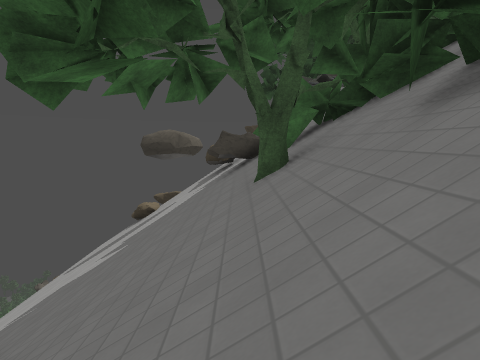
[1] (above)

24 first-person views from a walk through a 3-D level made in the Godot game engine. The camera is 1.2 m above the floor, tilts 4° down and sees 70° across. The floor is counted in squares, 2 m on a side. Each view is taken from the middle of a square. On the plan, view 1 faces up. The plan holds only what a view shows up to about 10 squares ahead; the rest is blank. The place goes on beyond the plan. Surface patterns are stand-ins for the level's own textures.

[2]
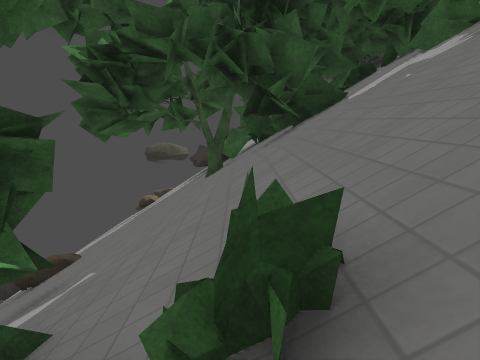

[3]
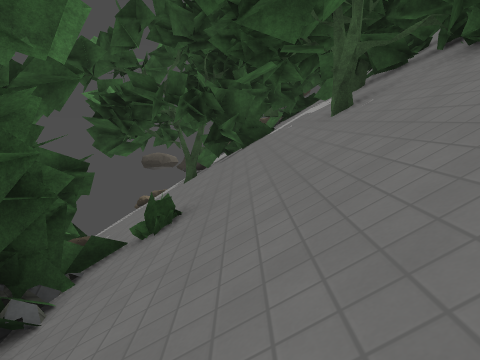

[4]
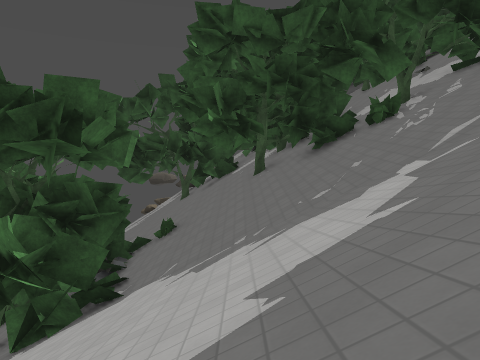

[5]
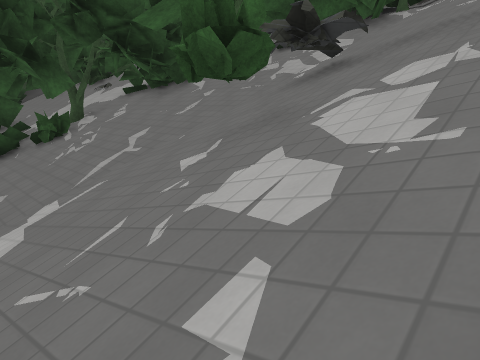

[6]
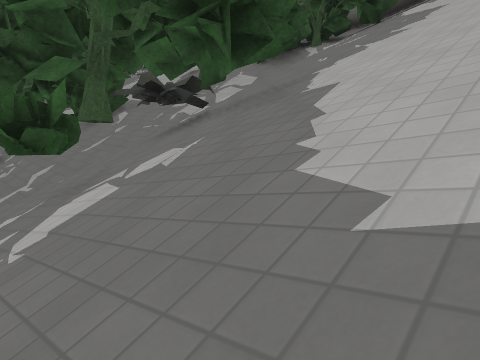

[7]
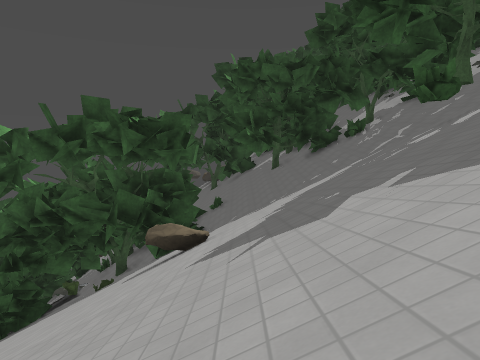

[8]
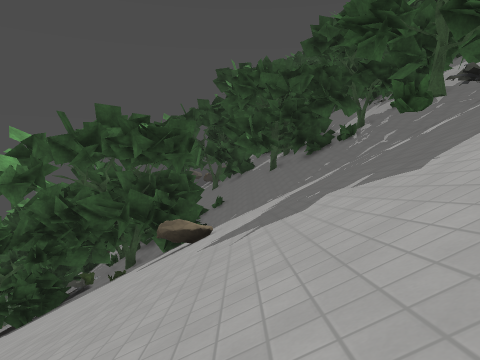

[9]
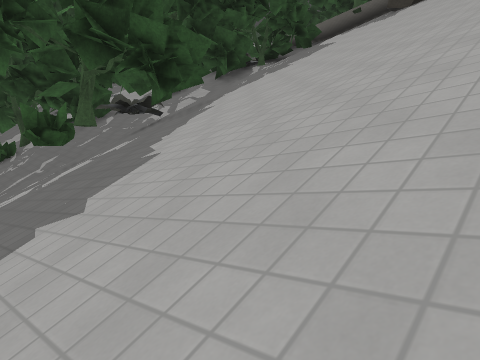

[10]
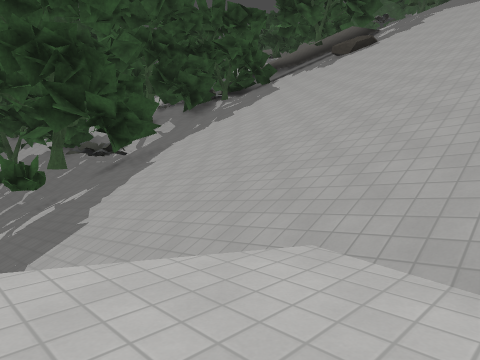

[11]
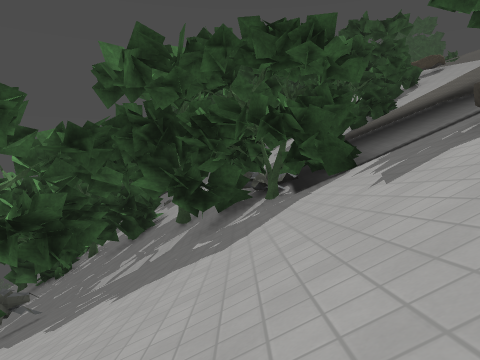

[12]
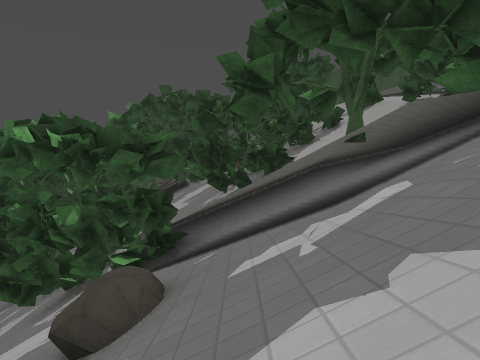

[13]
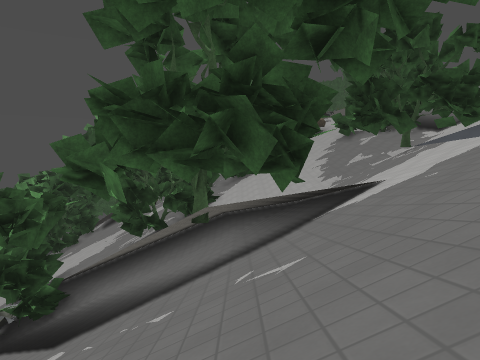

[14]
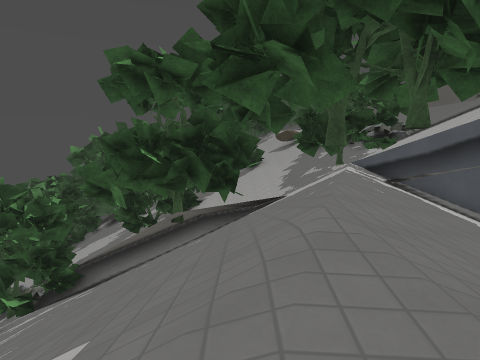

[15]
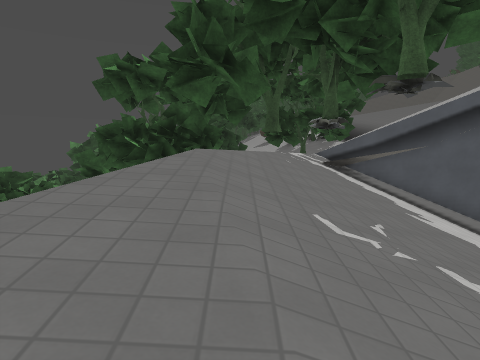

[16]
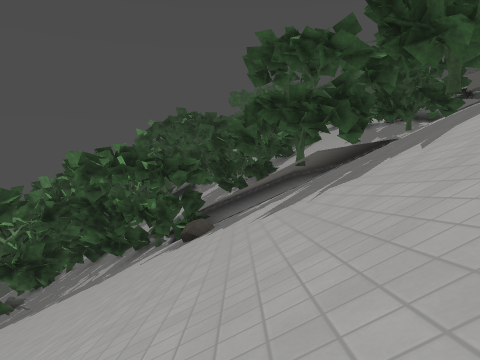

[17]
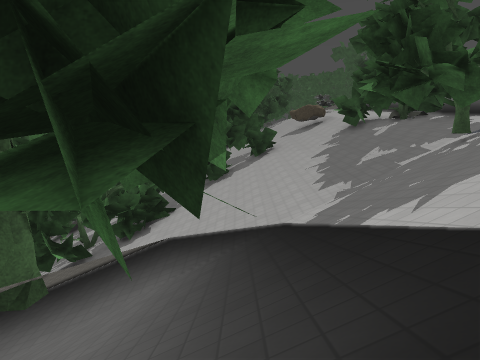

[18]
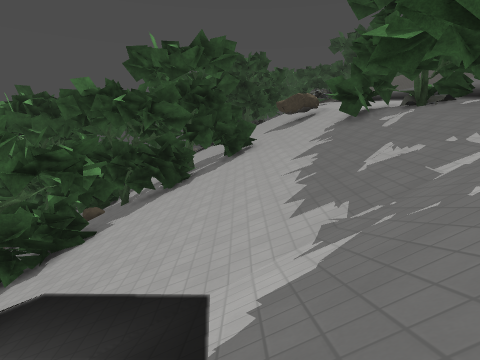

[19]
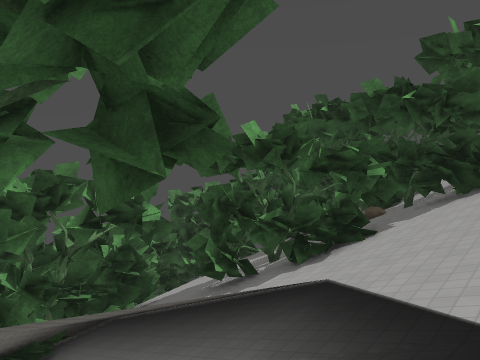

[20]
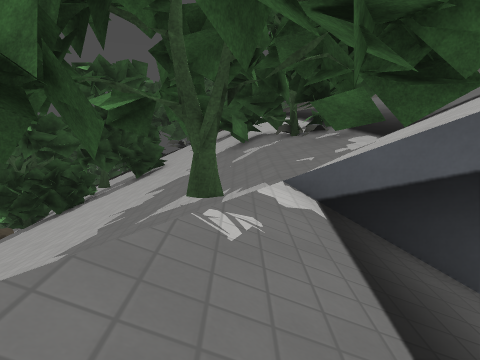

[21]
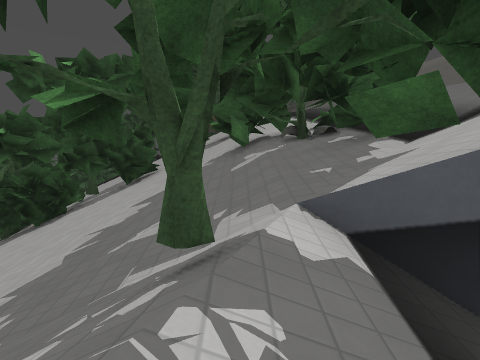

[22]
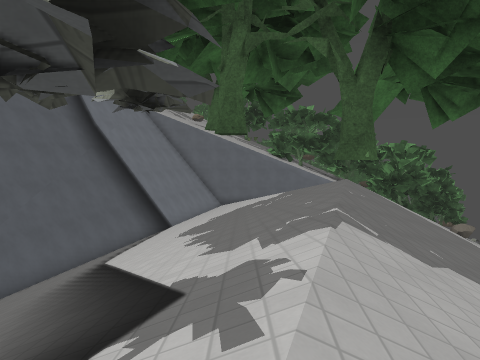

[23]
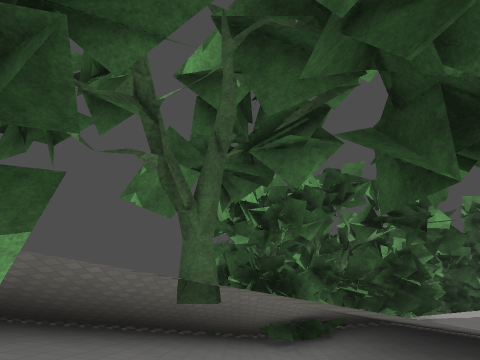

[24]
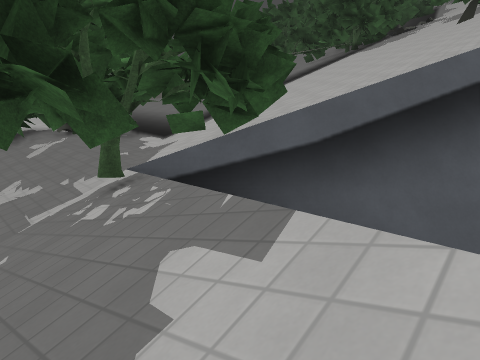

### Floor plan
Key: @ floor where view 1 was taken; # wall or solid block; x gap in a wall; . main floor; : floor 2.5 m higher than the main floor; + floor 16 m higher than the main floor; * floor 17 m higher than the main floor; % floor 18.5 m higher than the main floor; & floor 20 m higher than the main floor; / step, stairs or slope; = window, fence, low wall or low ledge; ^ raised ledge; v drop or lower ground.
Columns run from 4 left of view 1 to 29 right of it. Each row starts with its distance up from view 1.
 10 /////
  9 ///// #
  8 ////# #
  7 /////^###
  6 /////#####
  5 /////#####
  4 ////#//###
  3 //////##=#
  2  #////#//#               ##///&&
  1  ///////###           ####///%#&
  0    /@////##           ###////####
 -1    #/////.##          ##///////##
 -2    #/////##//#        #///////##=
 -3    ###///#/###   ////##///////=%=
 -4   ###///////##   #//##////////%//
 -5   #/#///////##/  #////////////////
 -6   //#///////////x##///==/////##///
 -7    /#////////////###=^^^vv//###v//
 -8 #////////////#//#########v////==vv
 -9 #//////////#^#////###^#vvv////==vv
-10 //// /////##^/////###v#^## // v=
-11  ///////////#/////////=### //v==v
-12   //////////////////// =#/////=^
-13   /////////////////////////=//v=
-14    ////////////////////////////v
-15     ///////////////////////////v
-16      ///////////////////////////
-17       //.///////////////////////v
-18       / .://///// //////////////v
-19         :://       ///// *//////v
-20                     //// **/
-21                      //   +
-22                      /

Where each view was taken, in squares from view 1:
view 1: 0 up, 0 right, facing up
view 2: 4 down, 1 right, facing up
view 3: 7 down, 2 right, facing up
view 4: 12 down, 3 right, facing up
view 5: 12 down, 4 right, facing up-right
view 6: 14 down, 5 right, facing up-right
view 7: 17 down, 2 right, facing up
view 8: 18 down, 2 right, facing up
view 9: 17 down, 4 right, facing up-right
view 10: 19 down, 4 right, facing up-right
view 11: 16 down, 13 right, facing up
view 12: 16 down, 17 right, facing up
view 13: 16 down, 20 right, facing up
view 14: 19 down, 21 right, facing up
view 15: 21 down, 22 right, facing up
view 16: 22 down, 17 right, facing up
view 17: 12 down, 21 right, facing up
view 18: 9 down, 22 right, facing up
view 19: 9 down, 22 right, facing up-left
view 20: 9 down, 25 right, facing up
view 21: 8 down, 25 right, facing up
view 22: 9 down, 24 right, facing down
view 23: 9 down, 22 right, facing left
view 24: 10 down, 23 right, facing up-right
